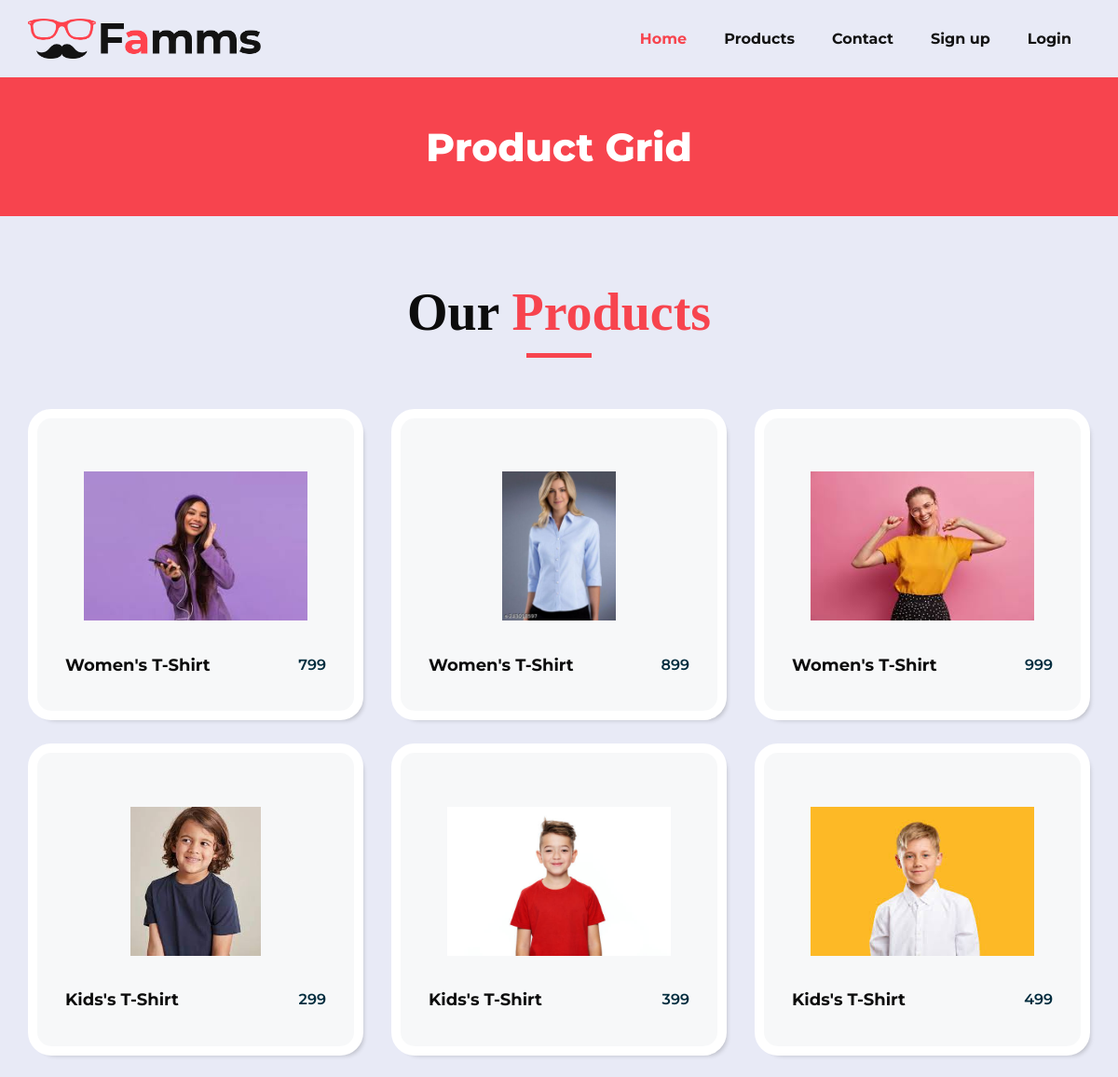
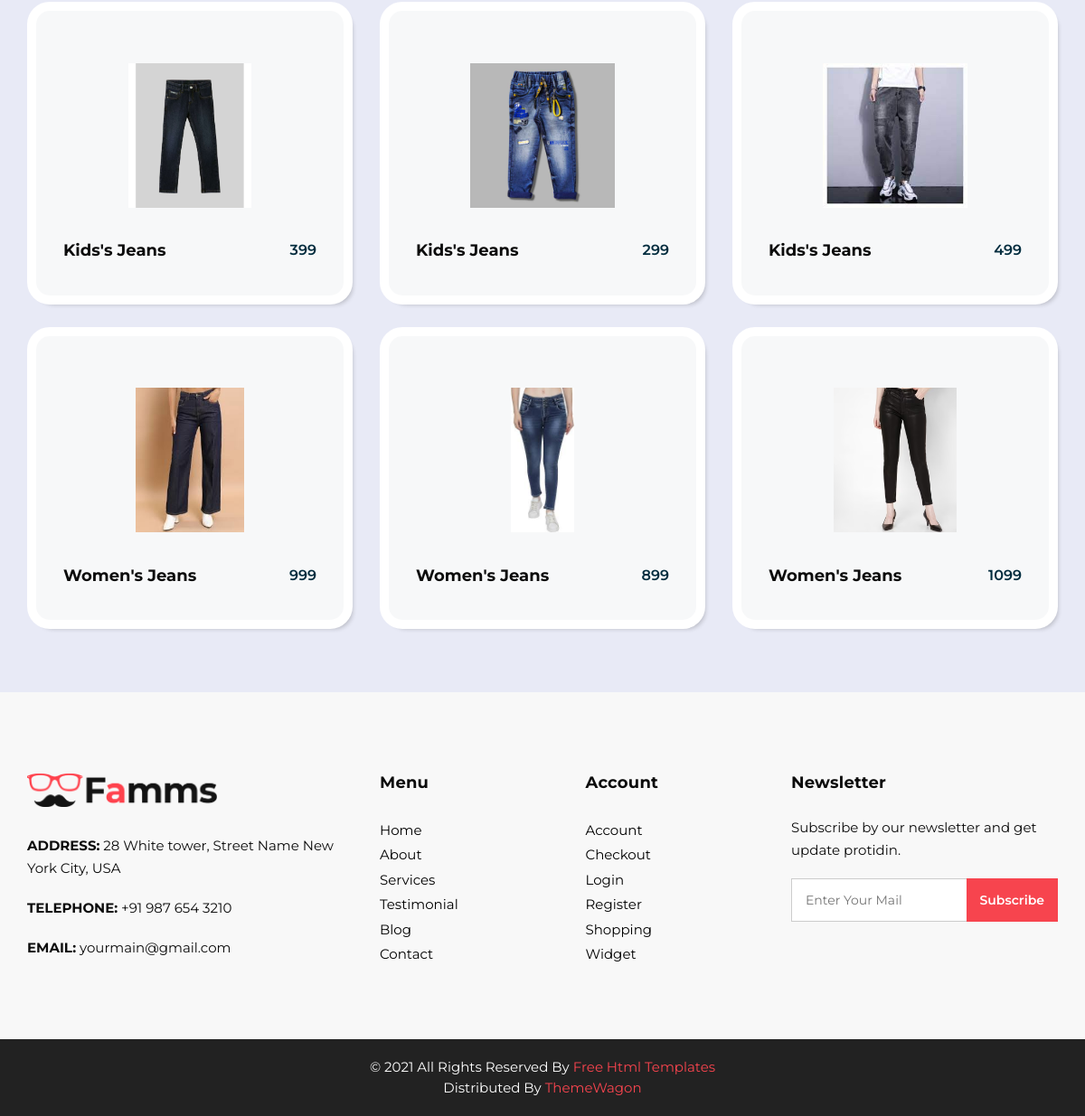
The app's page /product/ with its own data (2 pictures, top to bottom).
### myapp/models.py (models this page shows, shortened)
class Product(models.Model):
	category = (
		("Men","Men"),
		("Women","Women"),
		("Kids","Kids"),
	)
	sub_category = (
		("Jeans","Jeans"),
		("T-Shirt","T-Shirt"),
		("Shirts","Shirts"),
	)
	seller = models.ForeignKey(User,on_delete = models.CASCADE)
	product_category = models.CharField(max_length=100,choices = category)
	product_sub_category = models.CharField(max_length=100,choices = sub_category)
	product_name = models.CharField(max_length=100)
	product_price = models.PositiveIntegerField()
	product_image = models.ImageField(upload_to = "product_image/")
	product_desc = models.TextField()

### myapp/views.py (the view)
# urls.py: path('product/',views.product,name = 'product'),
def product(request) :
	products = Product.objects.all()
	return render(request,'product.html',{'products':products})

### myapp/templates/product.html (shortened to what this page needs)
{% extends 'header.html' %}
{% load static %}
{% block content %}
<!DOCTYPE html>
<html>
   <head>
   </head>
   <body class="sub_page">
      <section class="inner_page_head">
         <div class="container_fuild">
            <div class="row">
               <div class="col-md-12">
                  <div class="full">
                     <h3>Product Grid</h3>
                  </div>
               </div>
            </div>
         </div>
      </section>
      <section class="product_section layout_padding">
         <div class="container">
            <div class="heading_container heading_center">
               <h2>
                  Our <span>Products</span>
               </h2>
            </div>
            <div class="row">
            {% for i in products %}
               <div class="col-sm-6 col-md-4 col-lg-4">
                  <div class="box" style="border-radius: 25px; " >
                     <div class="img-box">
                        <img src="{{i.product_image.url}}" alt="">
                     </div>
                     <div class="detail-box">
                        <h5>
                           {{i.product_category}}'s {{i.product_sub_category}}
                        </h5>
                        <h6>
                          {{i.product_price}}
                        </h6>
                     </div>
                  </div>
               </div>
            {% endfor %}
            </div>
         </div>
      </section>
   </body>
</html>
{% endblock %}

### myapp/templates/header.html (shortened to what this page needs)
 {% load static %}
<!DOCTYPE html>
<html>
   <head>
      <link rel="stylesheet" type="text/css" href="{% static 'css/bootstrap.css' %}" />
      <link href="{% static 'css/font-awesome.min.css' %}" rel="stylesheet" />
      <link href="{% static 'css/style.css' %}" rel="stylesheet" />
      <link href="{% static 'css/responsive.css' %}" rel="stylesheet" />
      <link rel="stylesheet" href="https://cdnjs.cloudflare.com/ajax/libs/font-awesome/6.5.2/css/all.min.css" />
   </head>
   <body>
      <div class="hero_area" style="font-size: 14px;">
         <header class="header_section">
            <div class="container">
               <nav class="navbar navbar-expand-lg custom_nav-container ">
                  <a class="navbar-brand" href="/"><img width="250" src="{% static 'images/logo.png' %}" alt="#" /></a>
                  <div class="collapse navbar-collapse" id="navbarSupportedContent">
                     <ul class="navbar-nav">
                        <li class="nav-item active">
                           <a class="nav-link" href="/">Home <span class="sr-only">(current)</span></a>
                        </li>
                        <li class="nav-item">
                           <a class="nav-link" href="{% url 'product' %}">Products</a>
                        </li>
                        <li class="nav-item">
                           <a class="nav-link" href="{% url 'contact' %}">Contact</a>
                        </li>
                        {% if request.session.email %}
                           <li class="nav-item">
                              <a class="nav-link" style="color: darkred;" href="{% url 'logout' %}">Logout ({{ request.session.fname}})</a>
                           </li>
                           <li class="nav-item">
                              <a class="nav-link" style="color: darkred;" href="{% url 'profile' %}"><img src="{{request.session.profile_picture}}" style="width: 30px;height: 30px;border-radius: 50%;object-fit: cover;"></a>
                           </li>
                        {% else %}
                           <li class="nav-item">
                              <a class="nav-link" href="{% url 'signup' %}">Sign up</a>
                           </li>
                            <li class="nav-item">
                              <a class="nav-link" href="{% url 'login' %}">Login</a>
                           </li>
                        {% endif %}
                     </ul>
                  </div>
               </nav>
            </div>
         </header>
{% block content %}
{% endblock %}
      <footer>
         <div class="container">
            <div class="row">
               <div class="col-md-4">
                   <div class="full">
                      <div class="logo_footer">
                        <a href="#"><img width="210" src="{% static 'images/logo.png' %}" alt="#" /></a>
                      </div>
                      <div class="information_f">
                        <p><strong>ADDRESS:</strong> 28 White tower, Street Name New York City, USA</p>
                        <p><strong>TELEPHONE:</strong> +91 987 654 3210</p>
                        <p><strong>EMAIL:</strong> yourmain@gmail.com</p>
                      </div>
                   </div>
               </div>
               <div class="col-md-8">
                  <div class="row">
                  <div class="col-md-7">
                     <div class="row">
                        <div class="col-md-6">
                     <div class="widget_menu">
                        <h3>Menu</h3>
                        <ul>
                           <li><a href="#">Home</a></li>
                           <li><a href="#">About</a></li>
                           <li><a href="#">Services</a></li>
                           <li><a href="#">Testimonial</a></li>
                           <li><a href="#">Blog</a></li>
                           <li><a href="#">Contact</a></li>
                        </ul>
                     </div>
                  </div>
                  <div class="col-md-6">
                     <div class="widget_menu">
                        <h3>Account</h3>
                        <ul>
                           <li><a href="#">Account</a></li>
                           <li><a href="#">Checkout</a></li>
                           <li><a href="#">Login</a></li>
                           <li><a href="#">Register</a></li>
                           <li><a href="#">Shopping</a></li>
                           <li><a href="#">Widget</a></li>
                        </ul>
                     </div>
                  </div>
                     </div>
                  </div>
                  <div class="col-md-5">
                     <div class="widget_menu">
                        <h3>Newsletter</h3>
                        <div class="information_f">
                          <p>Subscribe by our newsletter and get update protidin.</p>
                        </div>
                        <div class="form_sub">
                           <form>
                              <fieldset>
                                 <div class="field">
                                    <input type="email" placeholder="Enter Your Mail" name="email" />
                                    <input type="submit" value="Subscribe" />
                                 </div>
                              </fieldset>
                           </form>
                        </div>
                     </div>
                  </div>
                  </div>
               </div>
            </div>
         </div>
      </footer>
      <div class="cpy_">
         <p class="mx-auto">© 2021 All Rights Reserved By <a href="https://html.design/">Free Html Templates</a><br>
            Distributed By <a href="https://themewagon.com/" target="_blank">ThemeWagon</a>
         </p>
      </div>
   </body>
</html>

### myapp/static/css/responsive.css (style rules this page uses)
@media (min-width: 1200px) { .container { max-width: 1170px; } }

### records on screen
Product: product_image (picture), product_category "Women", product_sub_category "T-Shirt", product_price "799"
Product: product_image (picture), product_category "Women", product_sub_category "T-Shirt", product_price "899"
Product: product_image (picture), product_category "Women", product_sub_category "T-Shirt", product_price "999"
Product: product_image (picture), product_category "Kids", product_sub_category "T-Shirt", product_price "299"
Product: product_image (picture), product_category "Kids", product_sub_category "T-Shirt", product_price "399"
Product: product_image (picture), product_category "Kids", product_sub_category "T-Shirt", product_price "499"
Product: product_image (picture), product_category "Kids", product_sub_category "Jeans", product_price "399"
Product: product_image (picture), product_category "Kids", product_sub_category "Jeans", product_price "299"
Product: product_image (picture), product_category "Kids", product_sub_category "Jeans", product_price "499"
Product: product_image (picture), product_category "Women", product_sub_category "Jeans", product_price "999"
Product: product_image (picture), product_category "Women", product_sub_category "Jeans", product_price "899"
Product: product_image (picture), product_category "Women", product_sub_category "Jeans", product_price "1099"
